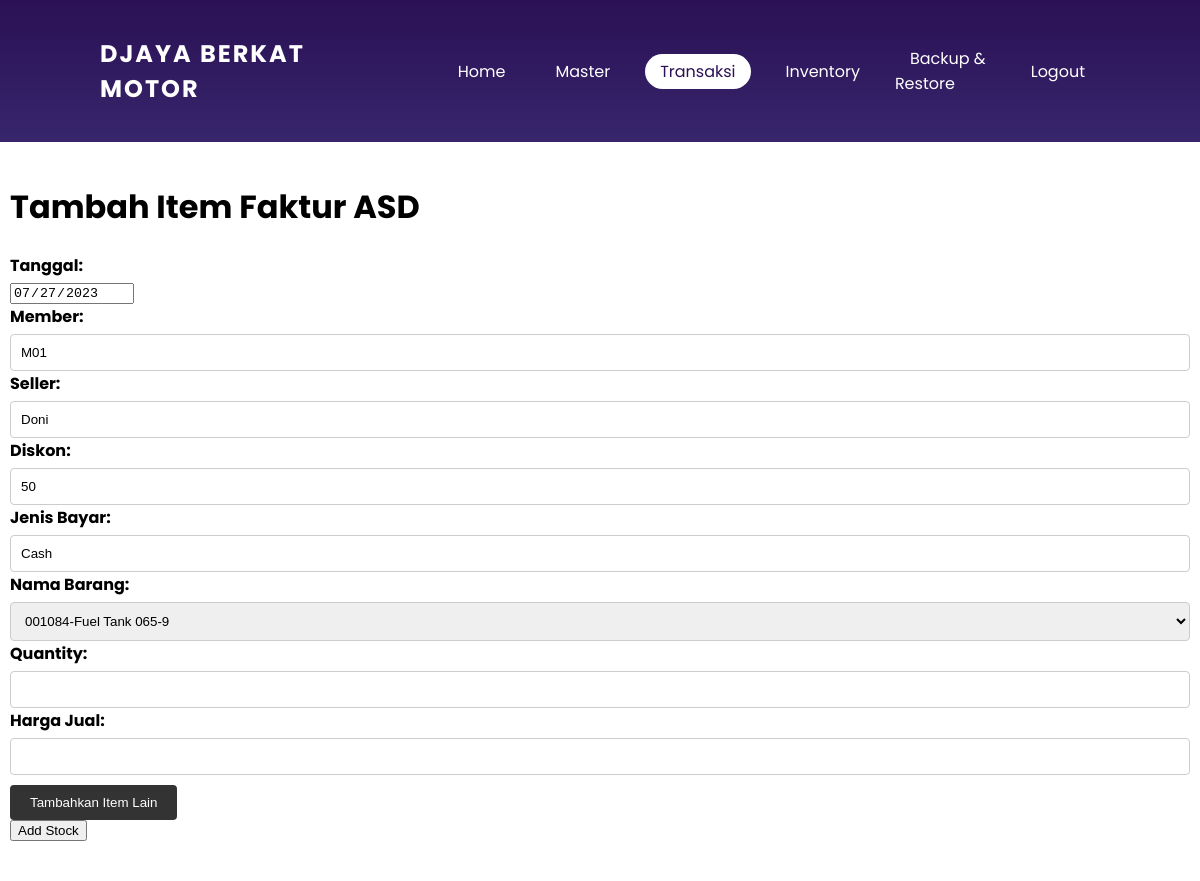
/transaksi/tambah1fakturjual.php?tambah=ASD (signed in), run on the app's committed database.
### tables this page shows
CREATE TABLE `transaksijual` (
  `id` int(20) NOT NULL,
  `tanggal` date DEFAULT NULL,
  `jatuhtempo` date DEFAULT NULL,
  `nofaktur` varchar(25) NOT NULL,
  `barang` varchar(50) NOT NULL,
  `Member` varchar(50) NOT NULL,
  `quantity` int(11) DEFAULT NULL,
  `harga_jual` decimal(10,2) DEFAULT NULL,
  `jenis_bayar` varchar(15) NOT NULL,
  `metodebayarhutang` varchar(15) NOT NULL,
  `status_bayar` varchar(15) NOT NULL,
  `seller` varchar(50) NOT NULL,
  `hutang_terbayar` int(30) NOT NULL,
  `kode_item` varchar(50) DEFAULT NULL,
  `satuan` varchar(20) DEFAULT NULL,
  `kategori` varchar(20) DEFAULT NULL,
  `total_harga_jual_barang` int(11) DEFAULT NULL,
  `id_item` int(11) NOT NULL,
  `diskonfaktur` int(3) NOT NULL
);

### transaksi/tambah1fakturjual.php (the view, shortened to what this page needs)
<?php
include '../koneksi.php';
if (isset($_GET['tambah'])) {
    $nofaktur = $_GET['tambah'];
    $sqlfaktur = "SELECT * FROM transaksijual WHERE nofaktur = '$nofaktur'";
    $resultfaktur = mysqli_query($conn, $sqlfaktur);
    if ($resultfaktur && mysqli_num_rows($resultfaktur) > 0) {
        $rowfaktur = mysqli_fetch_assoc($resultfaktur);
        $tanggal = $rowfaktur['tanggal'];
        $member = $rowfaktur['Member'];
        $seller = $rowfaktur['seller'];
        $diskonfaktur = $rowfaktur['diskonfaktur'];
        $jenis_bayar = $rowfaktur['jenis_bayar'];
    } else {
        echo "Data faktur tidak ditemukan atau terjadi kesalahan dalam query.";
        exit();
    }
}
?>
<!DOCTYPE html>
<html>
<head>
    <link rel="stylesheet" href="../CSS/styles.css">
    </head>
    <body>
<div class="container">
    <div class="content">
    <h1>Tambah Item Faktur <?php echo $nofaktur; ?></h1>
<body>
<div id="form">
    <form method="post" action="prosesjual.php" id="beliForm">
        <label for="tanggal">Tanggal:</label>
        <input type="date" name="tanggal" value="<?php echo $tanggal; ?>" required readonly>
        <br>
        <label for="member">Member:</label>
        <input type="text" name="member" value="<?php echo $member; ?>" required readonly>
        <br>
        <label for="seller">Seller:</label>
        <input type="text" name="seller" value="<?php echo $seller; ?>" required readonly>
        <br>
        <label for="diskon">Diskon:</label>
        <input type="number" name="diskon" value="<?php echo $diskonfaktur; ?>" required readonly>
        <br>
        <label for="jenis_bayar">Jenis Bayar:</label>
        <input type="text" name="jenis_bayar" id="jenis_bayar" value="<?php echo $jenis_bayar; ?>" required required readonly>
        <br>
        <label for="nama_item">Nama Barang:</label>
        <select name="nama_item[]" required>
            <?php
            $sql = "SELECT * FROM inventory WHERE quantity > 0 ORDER BY kode_item";
            $result = $conn->query($sql);
            if ($result->num_rows > 0) {
                while ($row = $result->fetch_assoc()) {
                    $itemName = $row["item_name"];
                    $itemCode = $row["kode_item"];
                    echo "<option value='$itemCode'>$itemCode-$itemName</option>";
                }
            }
            ?>
        </select>
        <br>
        <label for="quantity">Quantity:</label>
        <input type="number" name="quantity[]" required>
        <br>
        <label for="harga_jual">Harga Jual:</label>
        <input type="number" name="harga_jual[]" required>
        <button type="button" id="add-item-btn">Tambahkan Item Lain</button>
        <br>
        <input type="submit" value="Add Stock">
    </form>
    </div>
    </body>
    </html>

### CSS/styles.css (style rules this page uses)
body { font-family: 'Poppins', sans-serif; background-color: #fff; margin: 0; padding: 0; overflow-x: hidden; background: linear-gradient(#2b1055,#7597de); }
.container { max-width: 100%; margin: 0; padding: 0; background-color: #ffffff; min-height: 520px; }
.content { max-width: 12000px; margin-left: -10px; margin-right: -10px; padding: 20px; background-color: #ffffff; }
form { margin-bottom: 20px; }
form label { display: block; margin-bottom: 5px; font-weight: bold; }
form input[type="text"], form input[type="number"], form select { width: 100%; padding: 10px; border-radius: 4px; border: 1px solid #ccc; }
form button { background-color: #333; color: #fff; padding: 10px 20px; border: none; border-radius: 4px; cursor: pointer; transition: background-color 0.3s ease; margin-top: 10px; }

### data on the page
transaksijual: tanggal "07/27/2023", member "M01", seller "Doni", diskon "50", jenis_bayar "Cash"

### other printed values
$nofaktur "ASD"
form field value "001084-Fuel Tank 065-9"
